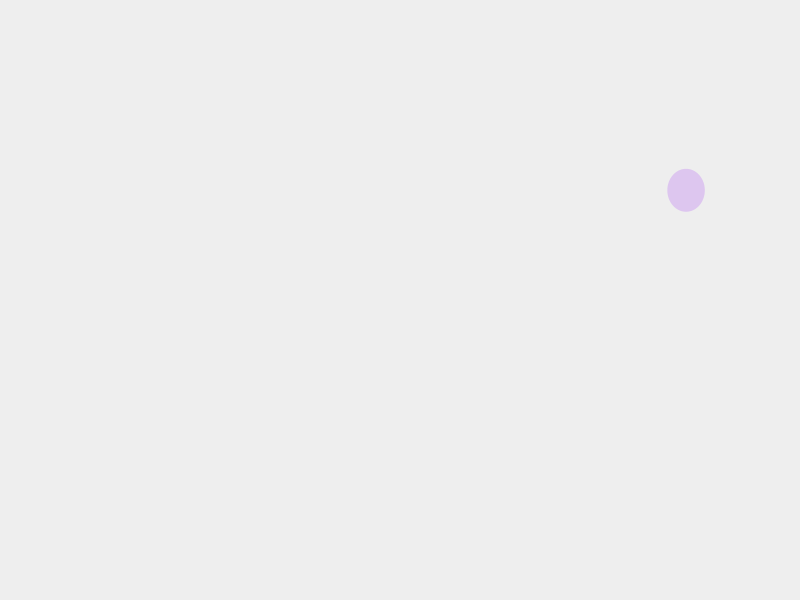
Frame 1 (no input)
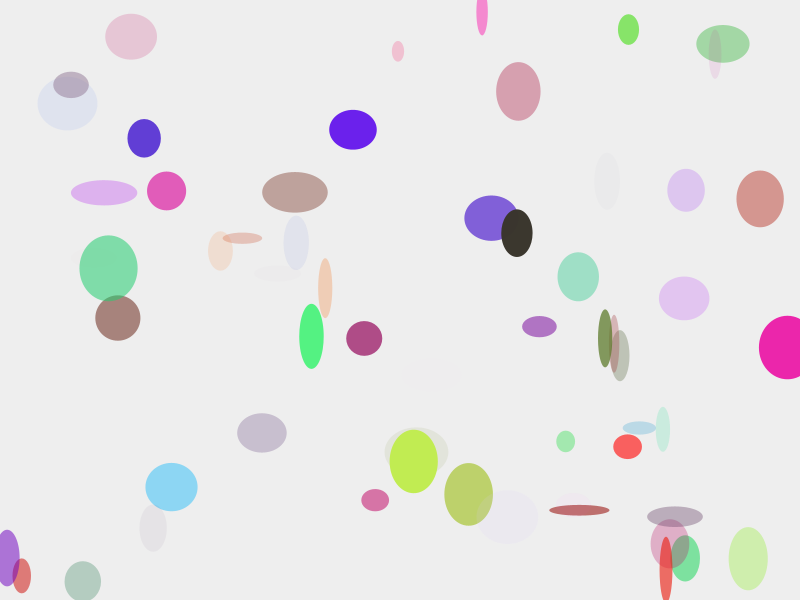
Frame 60 (the mouse pressed at the canvas centre just before this capture)
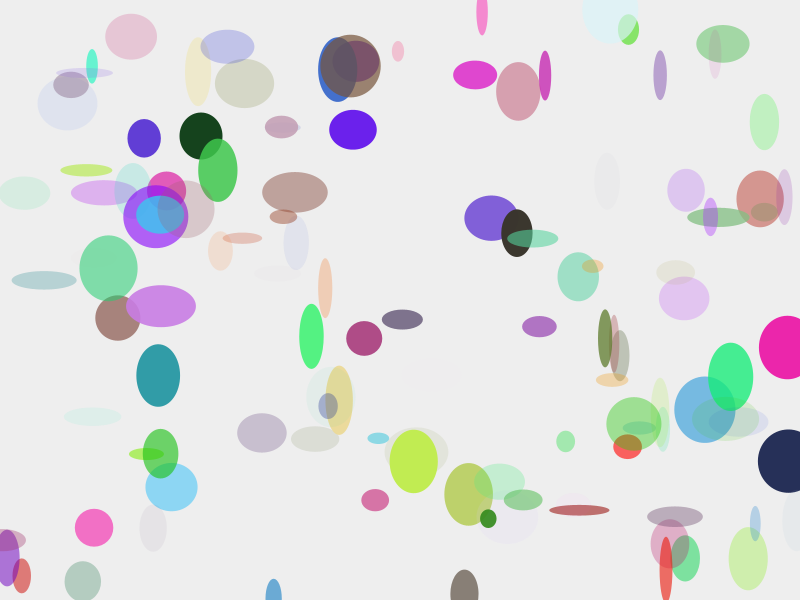
Frame 120 (the mouse held since frame 60 and released just before this capture)

The Processing sketch that drew these frames (run headless with seeded random() and noise(); from frame 60 on, the mouse is pressed at the canvas centre):

// Processing sketch: random_circles_grid
// ── random_circles_grid.pde
int rows = 4;
int columns = 10;

void setup()
{
  size(800,600);
  background(#eeeeee);
  noStroke();
}

void draw()
{
  //background(#eeeeee);
  fill(random(255),random(255),random(255),random(255));
  ellipse(random(800),random(600),10+random(60),10+random(60));
  
}
